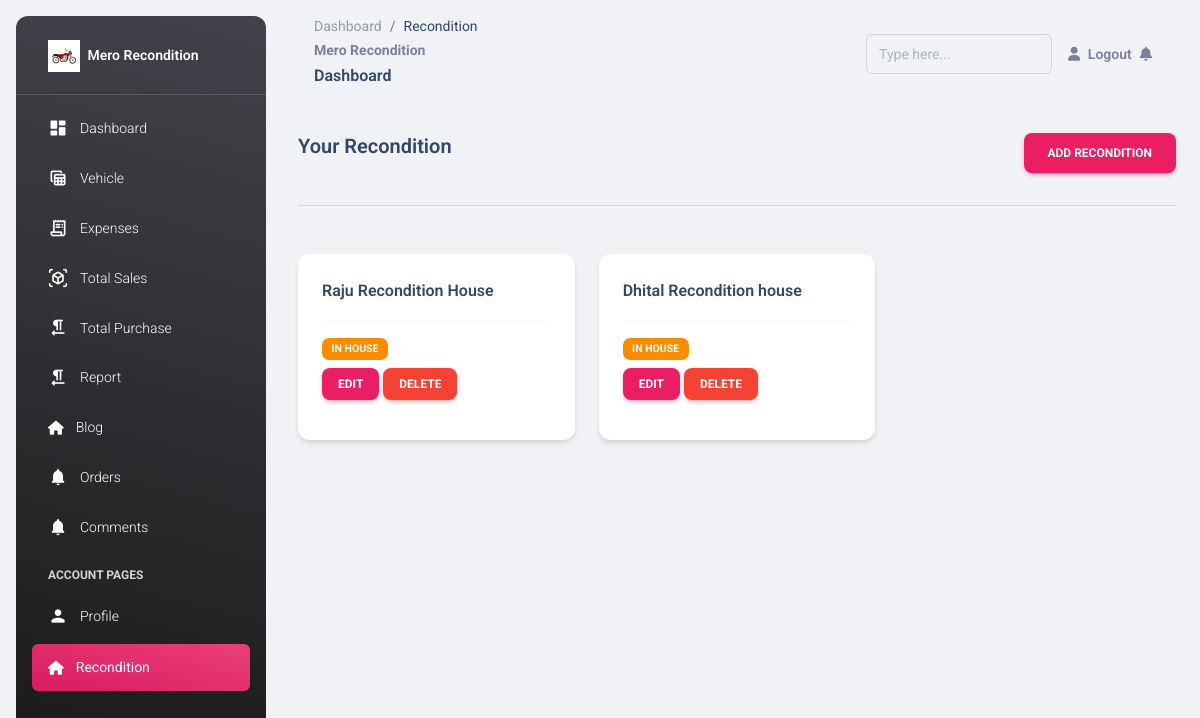
/owner/recondition, run on the app's committed database.
### recon/models.py (models this page shows, shortened)
class Recondition(models.Model):
    id = models.AutoField(primary_key = True)
    admin = models.OneToOneField(CustomUser, on_delete=models.CASCADE)
    number = models.BigIntegerField(blank= True, null = True)
    recondition_name = models.CharField(max_length=200)
    slug = models.SlugField(max_length=200, unique = True)
    Temporary_address = models.CharField(max_length = 300)
    District = models.CharField(max_length = 50, default = 'Kathmandu')
    profile_pic = models.ImageField(upload_to = "Recondition", blank = True)
    verified = models.BooleanField(default=False)
    created_at = models.DateTimeField(auto_now_add= True)
    expire_on = models.DateField(blank= True, null = True)
    long = models.CharField(max_length = 30, blank = True, null = True)
    lat = models.CharField(max_length = 30, blank = True, null = True)
    call = models.IntegerField()
    objects = models.Manager()

### owner/views.py (the view)
# urls.py: path('recondition', views.ReconditionView.as_view(), name ="reconditonOwner"),
class ReconditionView(View):
    template_name = "owner/recondition.html"
    def get(self, request, *args, **kwagrs):
        dist =  {
            'recondition':Recondition.objects.all()
        }
        return render(request, self.template_name, dist)

### templates/owner/recondition.html (shortened to what this page needs)
{% extends 'owner/homepage.html' %}
{% block pages %}
    <ol class="breadcrumb bg-transparent mb-0 pb-0 pt-1 px-0 me-sm-6 me-5">
        <li class="breadcrumb-item text-sm"><a class="opacity-5 text-dark" href="{%url 'owner:homepage'%}">Dashboard</a></li>
        <li class="breadcrumb-item text-sm text-dark active" aria-current="page">Recondition</li>
    </ol>
{% endblock pages %}
{% block content %}
    <div class="container-fluid py-4">
        <div class="d-flex" style="justify-content:space-between;">
            <h5>Your Recondition</h5>
            <a href="{%url 'owner:addRecondition'%}">
                <button class="btn btn-primary">
                    Add Recondition
                </button>
            </a>
        </div>
        <hr>
        <div class="row mt-4">
            {% for i in recondition %}
              <div class="col-lg-4 col-md-4 mt-4 col-12 mb-4">
                <div class="card">
                  <div class="card-body">
                    <h6 class="mb-0 ">{{i.recondition_name}}</h6>
                    <hr class="dark horizontal">
                    <div >
                      <p class="mb-0 text-sm">
                        {% if i.sold_status %}
                        <span class="badge bg-primary">
                          Sold
                        </span>
                        {% else %}
                        <span class="badge bg-warning">
                          In House
                        </span>
                        {% endif %}
                      </p>
                      <div class="flex pt-2">
                        <a href="{%url 'owner:editRecondition' i.id%}">
                          <button class="btn btn-sm btn-primary">Edit</button>
                        </a>
                        <button class="btn btn-sm btn-danger" data-bs-toggle="modal" data-bs-target="#exampleModal{{i.id}}">Delete</button>
                      </div>
                    </div>
                  </div>
                </div>
              </div>
            {% endfor %}
          </div>
    </div>
{% endblock content %}

### templates/dashbord/dashboard.html (style rules this page uses)
.card { cursor: pointer; }

### data on the page
Recondition: recondition_name "Raju Recondition House"
Recondition: recondition_name "Dhital Recondition house"
